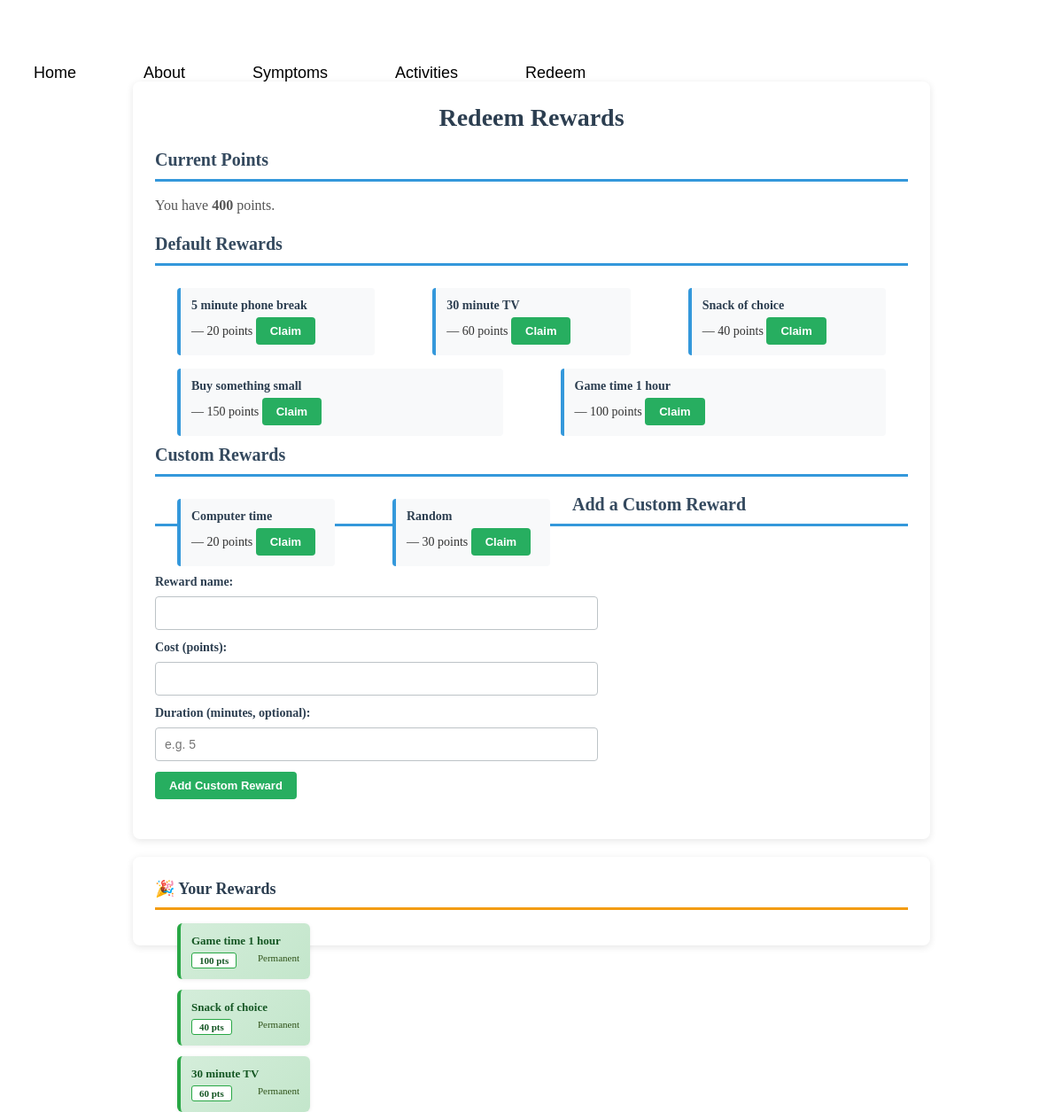
Page /redeem (signed in) on the committed database.
### tables this page shows
CREATE TABLE users (
            id INTEGER PRIMARY KEY AUTOINCREMENT,
            username TEXT UNIQUE,
            password TEXT
        , points INTEGER DEFAULT 0, role TEXT DEFAULT 'child', parent_username TEXT, email TEXT, reminders_enabled INTEGER DEFAULT 0, reminder_frequency TEXT DEFAULT 'weekly', email_verified INTEGER DEFAULT 0);

CREATE TABLE redemptions (
            id INTEGER PRIMARY KEY AUTOINCREMENT,
            username TEXT NOT NULL,
            reward_type TEXT NOT NULL,
            reward_id INTEGER NOT NULL,
            title TEXT NOT NULL,
            cost INTEGER NOT NULL,
            redeemed_at TEXT NOT NULL, expires_at TEXT,
            FOREIGN KEY (username) REFERENCES users(username)
        );

CREATE TABLE custom_rewards (
            id INTEGER PRIMARY KEY AUTOINCREMENT,
            username TEXT NOT NULL,
            title TEXT NOT NULL,
            cost INTEGER NOT NULL
        , duration_minutes INTEGER DEFAULT 0);

### app.py (the view)
@app.route('/redeem', methods=['GET'])
def redeem():
    username = session.get('user')
    if not username:
        return redirect(url_for('home'))
    points = get_user_points(username)
    default_rewards = get_default_rewards_for_display(username)
    custom_rewards = get_custom_rewards_for_user(username)
    redeemed_rewards = get_redeemed_rewards(username)
    nearest_default = nearest_reward_info(default_rewards, username)
    nearest_custom = nearest_reward_info(custom_rewards, username)
    nearest = None
    if nearest_default and nearest_custom:
        if nearest_default['points_needed'] <= nearest_custom['points_needed']:
            nearest = ('default', nearest_default)
        else:
            nearest = ('custom', nearest_custom)
    elif nearest_default:
        nearest = ('default', nearest_default)
    elif nearest_custom:
        nearest = ('custom', nearest_custom)
    return render_template('redeem.html',
                           username=username,
                           points=points,
                           default_rewards=default_rewards,
                           custom_rewards=custom_rewards,
                           redeemed_rewards=redeemed_rewards,
                           nearest=nearest)

### app.py (called while the page is built, shortened)
def get_db_conn():
    conn = sqlite3.connect(DB_PATH)
    conn.row_factory = sqlite3.Row
    return conn

def get_user_points(username):
    conn = get_db_conn()
    c = conn.cursor()
    c.execute("SELECT points FROM users WHERE username = ?", (username,))
    row = c.fetchone()
    conn.close()
    return row['points'] if row and row['points'] is not None else 0

def get_default_rewards_for_display(username):
    points = get_user_points(username)
    rewards = []
    for rid, title, cost, duration in DEFAULT_REWARDS:
        rewards.append({
            'id': rid,
            'title': title,
            'cost': cost,
            'duration_minutes': duration,
            'claimable': points >= cost
        })
    return rewards

def get_custom_rewards_for_user(username):
    conn = get_db_conn()
    c = conn.cursor()
    c.execute("SELECT id, title, cost, duration_minutes FROM custom_rewards WHERE username = ? ORDER BY cost ASC", (username,))
    rows = c.fetchall()
    conn.close()
    return [{'id': r['id'], 'title': r['title'], 'cost': r['cost'], 'duration_minutes': r['duration_minutes'] if 'duration_minutes' in r.keys() else 0, 'claimable': get_user_points(username) >= r['cost']} for r in rows]

def get_redeemed_rewards(username):
    conn = get_db_conn()
    c = conn.cursor()
    c.execute("SELECT id, title, cost, redeemed_at, expires_at FROM redemptions WHERE username = ? ORDER BY redeemed_at DESC LIMIT 50", (username,))
    rows = c.fetchall()
    conn.close()
    active = []
    now = datetime.datetime.now()
    for r in rows:
        expires = r['expires_at'] if 'expires_at' in r.keys() else None
        if not expires:
            active.append({'id': r['id'], 'title': r['title'], 'cost': r['cost'], 'redeemed_at': r['redeemed_at'], 'expires_at': None})
            continue
    return active

def nearest_reward_info(rewards, username):
    points = get_user_points(username)
    non_claimable = [r for r in rewards if not r.get('claimable')]
    if not non_claimable:
        return None
    nearest = min(non_claimable, key=lambda r: r['cost'] - points)
    return {
        'reward': nearest,
        'points_needed': max(0, nearest['cost'] - points)
    }

### templates/redeem.html (shortened to what this page needs)
<!doctype html>
<html lang="en">
<head>
  <link rel="stylesheet" href="{{ url_for('static', filename='style.css') }}">
</head>
<body>
  <div class="menu">
    <ul>
      <li><a href="{{ url_for('home') }}">Home</a></li>
      <li><a href="{{ url_for('about') }}">About</a></li>
      <li><a href="{{ url_for('symptoms') }}">Symptoms</a></li>
      <li><a href="{{ url_for('activities') }}">Activities</a></li>
      <li><a href="{{ url_for('redeem') }}">Redeem</a></li>
    </ul>
  </div>
  <div class="redeem-wrapper">
    <div class="redeem-container">
      <div class="redeem-main">
        <h1>Redeem Rewards</h1>
        <section>
          <h2>Current Points</h2>
          <p>You have <strong>{{ points }}</strong> points.</p>
        </section>
        <section>
          <h2>Default Rewards</h2>
          <ul>
            {% for r in default_rewards %}
              <li>
                <span>
                  <strong>{{ r.title }}</strong> — {{ r.cost }} points
                </span>
                {% if r.claimable %}
                  <form style="display:inline" method="post" action="{{ url_for('redeem_default', reward_id=r.id) }}">
                    <button type="submit">Claim</button>
                  </form>
                {% else %}
                  <span style="color: #e74c3c; font-size: 13px;">Not enough points</span>
                {% endif %}
              </li>
            {% endfor %}
          </ul>
        </section>
        <section>
          <h2>Custom Rewards</h2>
          <ul>
            {% if custom_rewards %}
              {% for r in custom_rewards %}
                <li>
                  <span>
                    <strong>{{ r.title }}</strong> — {{ r.cost }} points
                  </span>
                  {% if r.claimable %}
                    <form style="display:inline" method="post" action="{{ url_for('redeem_custom', reward_id=r.id) }}">
                      <button type="submit">Claim</button>
                    </form>
                  {% else %}
                    <span style="color: #e74c3c; font-size: 13px;">Not enough points</span>
                  {% endif %}
                </li>
              {% endfor %}
            {% else %}
              <li>No custom rewards yet.</li>
            {% endif %}
          </ul>
        </section>
        <section>
          <h2>Add a Custom Reward</h2>
          <form method="post" action="{{ url_for('add_custom_reward') }}">
            <label>Reward name:</label>
            <input type="text" name="title" required />
            <label>Cost (points):</label>
            <input type="number" name="cost" required min="1" />
            <label>Duration (minutes, optional):</label>
            <input type="number" name="duration" min="0" placeholder="e.g. 5" />
            <button type="submit">Add Custom Reward</button>
          </form>
        </section>
      </div>
    </div>
    <aside class="redeem-sidebar">
      <h3>🎉 Your Rewards</h3>
      {% if redeemed_rewards %}
        <ul class="redeemed-list" id="redeemedList">
          {% for reward in redeemed_rewards %}
          <li class="redeemed-item" data-expires-at="{{ reward.expires_at or '' }}" id="reward-{{ reward.id }}">
            <span class="redeemed-title">{{ reward.title }}</span>
            <div class="redeemed-info">
              <span class="redeemed-points">{{ reward.cost }} pts</span>
              <span class="redeemed-time" data-iso="{{ reward.expires_at or '' }}">{% if reward.expires_at %}Remaining: <strong class="countdown">calculating...</strong>{% else %}Permanent{% endif %}</span>
            </div>
          </li>
          {% endfor %}
        </ul>
      {% else %}
        <p class="no-redeemed">No rewards claimed yet.<br/>Start earning points!</p>
      {% endif %}
    </aside>
  </div>
</body>
</html>

### static/style.css (style rules this page uses)
* { margin:0; padding: 0; }
ul { float: left; display: flex; justify-content: center; align-items: center; list-style: none; }
ul li { margin: 0 25px; font-size: 14px; }
ul li a { text-decoration: none; color: black; font-size: 18px; font-family: Arial, Helvetica, sans-serif; padding: 6px 13px; border-radius: 3px; transition: .4s; }

### templates/redeem.html (style rules this page uses)
body { padding-top: 72px; margin: 0; }
.redeem-wrapper { max-width: 900px; margin: 20px auto; padding: 0 20px; }
.redeem-container { background: white; border-radius: 8px; padding: 25px; box-shadow: 0 2px 8px rgba(0,0,0,0.1); margin-bottom: 20px; }
.redeem-main { width: 100%; }
.redeem-main h1 { color: #2c3e50; font-size: 28px; margin: 0 0 20px 0; text-align: center; }
.redeem-main h2 { color: #34495e; font-size: 20px; margin: 20px 0 15px 0; border-bottom: 3px solid #3498db; padding-bottom: 10px; }
.redeem-main section { margin-bottom: 20px; }
.redeem-main p { color: #555; margin: 10px 0; line-height: 1.5; }
.redeem-main ul { list-style: none; padding: 0; margin: 10px 0; display: flex; flex-wrap: wrap; gap: 15px; }
.redeem-main li { flex: 1; min-width: 150px; padding: 12px; background: #f8f9fa; border-left: 4px solid #3498db; border-radius: 4px; color: #333; font-size: 14px; }
.redeem-main li strong { color: #2c3e50; display: block; margin-bottom: 5px; }
.redeem-main button { background: #27ae60; color: white; border: none; padding: 8px 16px; border-radius: 4px; cursor: pointer; font-weight: bold; transition: background 0.3s; font-size: 13px; }
.redeem-main form { margin-top: 15px; max-width: 500px; }
.redeem-main label { display: block; margin-bottom: 8px; color: #2c3e50; font-weight: bold; font-size: 14px; }
.redeem-main input[type="text"], .redeem-main input[type="number"] { width: 100%; padding: 10px; margin-bottom: 12px; border: 1px solid #bdc3c7; border-radius: 4px; box-sizing: border-box; font-size: 14px; }
.redeem-sidebar { background: white; border-radius: 8px; padding: 25px; box-shadow: 0 2px 8px rgba(0,0,0,0.1); }
.redeem-sidebar h3 { margin-top: 0; font-size: 18px; color: #2c3e50; border-bottom: 3px solid #f39c12; padding-bottom: 10px; margin-bottom: 15px; }
.redeemed-list { list-style: none; padding: 0; margin: 0; display: grid; grid-template-columns: repeat(auto-fill, minmax(200px, 1fr)); gap: 12px; }
.redeemed-item { padding: 12px; background: linear-gradient(135deg, #d4edda 0%, #c3e6cb 100%); border-left: 4px solid #28a745; border-radius: 6px; box-shadow: 0 1px 4px rgba(0,0,0,0.08); font-size: 13px; }
.redeemed-title { font-weight: bold; color: #155724; display: block; margin-bottom: 5px; }
.redeemed-info { font-size: 11px; color: #2d5016; display: flex; justify-content: space-between; gap: 8px; }
.redeemed-points { background: white; color: #155724; padding: 2px 8px; border-radius: 3px; font-weight: bold; border: 1px solid #28a745; }

### rows in the picture
users: points "400"
redemptions: title "30 minute TV", cost "60"
redemptions: title "Snack of choice", cost "40"
redemptions: title "Game time 1 hour", cost "100"
custom_rewards: title "Computer time", cost "20"
custom_rewards: title "Random", cost "30"

### other values in the picture
{{ r.title }} "5 minute phone break" "Buy something small"
{{ r.cost }} "20" "150"
